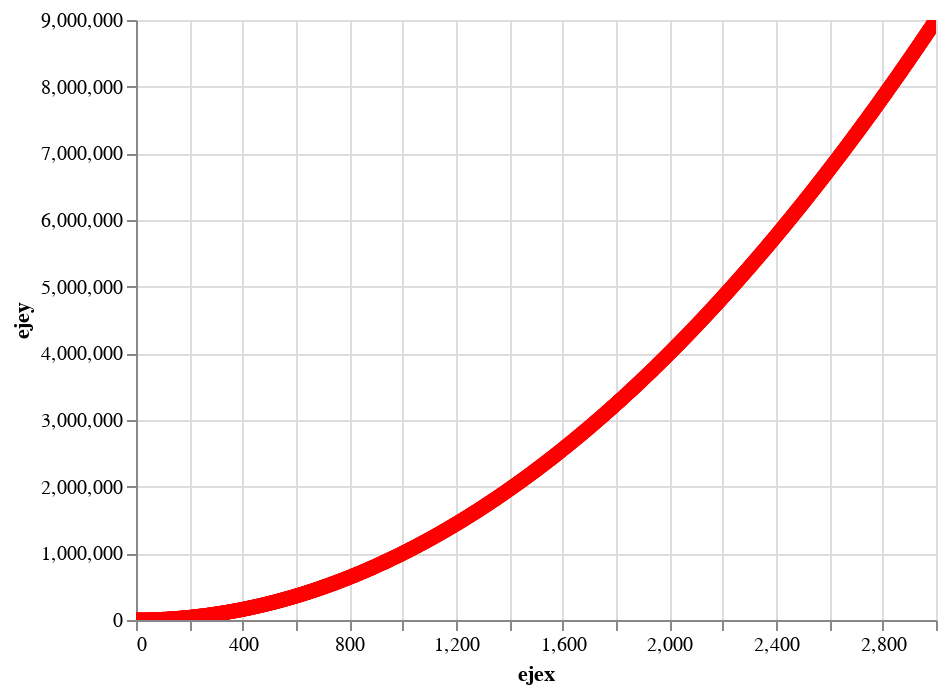

Notebook source saved alongside this figure:
### Code cell
grafico

### Figure 1 — Vega-Lite specification as saved in the notebook (floating-point values rounded to 4 significant figures; data arrays with more than 128 entries replaced by an {"elided": "..."} marker saying what was removed)
{"config": {"view": {"continuousWidth": 400, "continuousHeight": 300}}, "data": {"name": "data-c4b1af35e4f51103bacbd5074bec51fb"}, "mark": {"type": "point", "color": "red"}, "encoding": {"x": {"type": "quantitative", "field": "ejex"}, "y": {"type": "quantitative", "field": "ejey"}}, "selection": {"selector001": {"type": "interval", "bind": "scales", "encodings": ["x", "y"]}}, "$schema": "https://vega.github.io/schema/vega-lite/v4.8.1.json", "datasets": {"data-c4b1af35e4f51103bacbd5074bec51fb": {"elided": "1500 records"}}}
